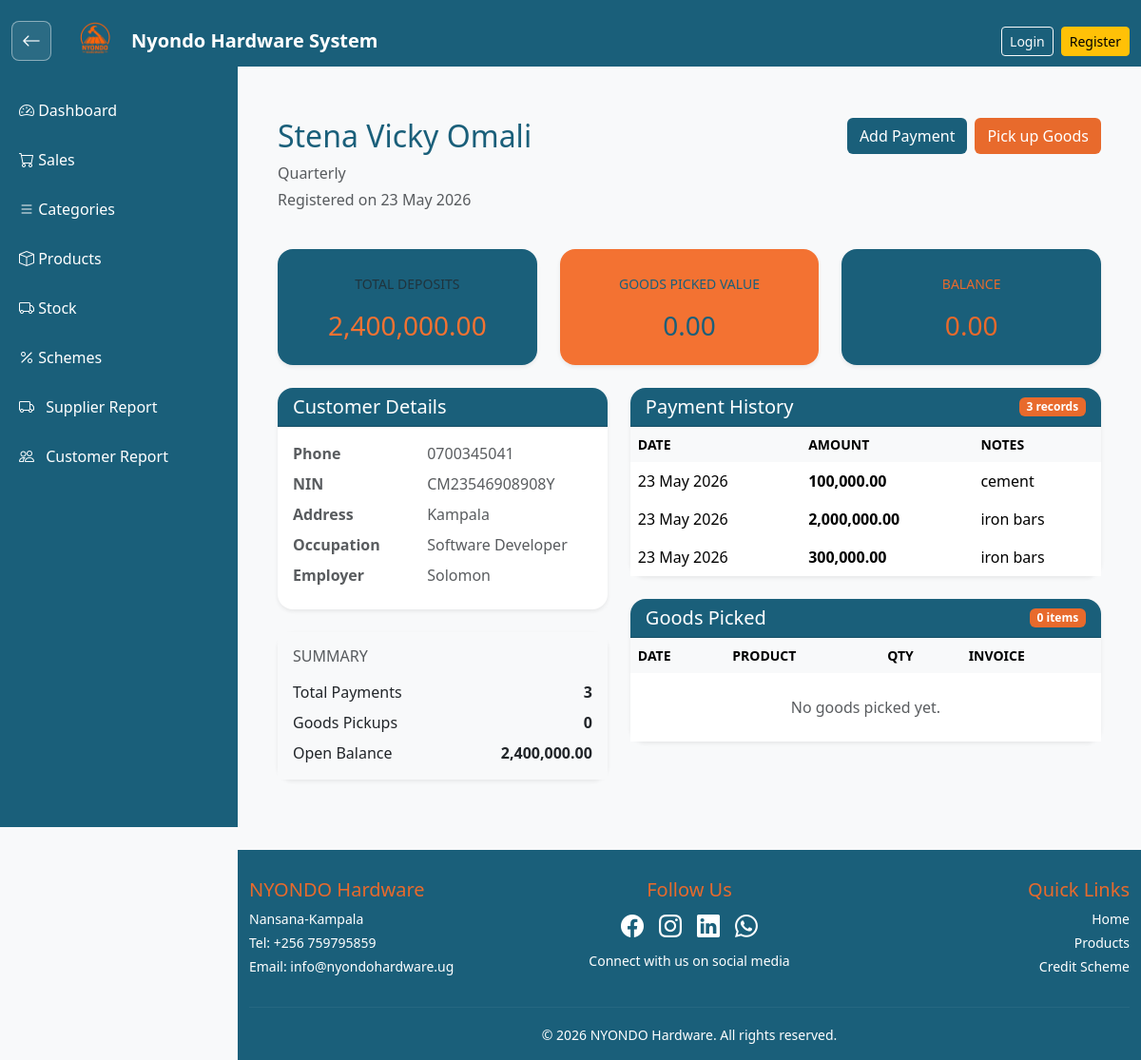
/schemeapp/customer/9/, run on the app's committed database.
### schemeapp/models.py (models this page shows, shortened)
class SchemeCustomer(models.Model):
    full_name = models.CharField(max_length=255)
    nin_number = models.CharField(max_length=20, unique=True)
    phone_number = models.CharField(max_length=20)
    address = models.TextField()
    occupation = models.CharField(max_length=255)
    employer_name = models.CharField(max_length=255)
    payment_plan = models.CharField(max_length=255, blank=True, null=True)
    date_registered = models.DateField(default=timezone.now)

class SchemePayment(models.Model):
    customer = models.ForeignKey(SchemeCustomer, on_delete=models.CASCADE)
    amount_paid = models.DecimalField(max_digits=10, decimal_places=2)
    payment_date = models.DateField(auto_now_add=True)
    notes = models.TextField(blank=True, null=True)

### schemeapp/views.py (the view)
# urls.py: path("customer/<int:customer_id>/", views.customer_scheme_detail, name="customer_scheme_detail"),
def customer_scheme_detail(request, customer_id):
    customer = get_object_or_404(SchemeCustomer, id=customer_id)
    payments = SchemePayment.objects.filter(customer=customer)
    pickups = SchemeGoodsPickup.objects.filter(customer=customer)
    total_paid = sum(payment.amount_paid for payment in payments)
    total_goods_value = sum(
      pickup.quantity_taken * pickup.product.unit_price for pickup in pickups
    )
    balance = total_paid - total_goods_value
    return render(request,'customer_scheme_detail.html', {
        'customer': customer,
        'payments': payments,
        'pickups': pickups,
        "total_paid": total_paid,
        "total_goods_value": total_goods_value,
        'balance': balance,
    })

### schemeapp/templates/customer_scheme_detail.html
{% extends 'base.html' %}
{% load humanize %}
{% block content %}
<div class="container py-4">
    <div class="d-flex flex-column flex-md-row justify-content-between align-items-start gap-3 mb-4">
        <div>
            <h2 class="mb-2" style="color: #1a5f7a;">{{ customer.full_name }}</h2>
            <p class="text-muted mb-1">{{ customer.payment_plan }}</p>
            <p class="text-muted">Registered on {{ customer.date_registered|date:'j M Y' }}</p>
        </div>
        <div class="d-flex flex-wrap gap-2">
            <a href="{% url 'record_scheme_payment' customer.id %}" class="btn" style="background-color: #1a5f7a; color: white;">Add Payment</a>
            <a href="{% url 'scheme_goods_pickup' customer.id %}" class="btn" style="background-color: #e86a2c; color: white;">Pick up Goods</a>
        </div>
    </div>
    <div class="row gy-3 mb-4">
        <div class="col-md-4">
            <div class="card shadow-sm rounded-4 border-0">
                <div class="card-body text-center px-4 py-4" style="background-color: #1a5f7a; border-radius: 1rem;">
                    <small class="text-uppercase text-muted" style="color: #e86a2c;">Total Deposits</small>
                    <h3 class="mt-3 mb-0" style="color: #f37232;">{{ total_paid|floatformat:2|intcomma }}</h3>
                </div>
            </div>
        </div>
        <div class="col-md-4">
            <div class="card shadow-sm rounded-4 border-0">
                <div class="card-body text-center px-4 py-4" style="background-color: #f37232; border-radius: 1rem; color: #1a5f7a;">
                    <small class="text-uppercase text-white-75">Goods Picked Value</small>
                    <h3 class="mt-3 mb-0">{{ total_goods_value|floatformat:2|intcomma }}</h3>
                </div>
            </div>
        </div>
                 <div class="col-md-4">
            <div class="card shadow-sm rounded-4 border-0">
                <div class="card-body text-center px-4 py-4" style="background-color: #1a5f7a; border-radius: 1rem; color: #e86a2c;">
                    <small class="text-uppercase text-white-75">Balance</small>
                    <h3 class="mt-3 mb-0">{{ total_goods_value|floatformat:2|intcomma }}</h3>
                </div>
            </div>
        </div>
    </div>
    <div class="row gy-4">
        <div class="col-lg-5">
            <div class="card shadow-sm rounded-4 border-0 mb-4">
                <div class="card-header" style="background-color: #1a5f7a; color: white; border-top-left-radius: 1rem; border-top-right-radius: 1rem;">
                    <h5 class="mb-0">Customer Details</h5>
                </div>
                <div class="card-body">
                    <dl class="row text-muted mb-0">
                        <dt class="col-5">Phone</dt>
                        <dd class="col-7">{{ customer.phone_number }}</dd>
                        <dt class="col-5">NIN</dt>
                        <dd class="col-7">{{ customer.nin_number }}</dd>
                        <dt class="col-5">Address</dt>
                        <dd class="col-7">{{ customer.address }}</dd>
                        <dt class="col-5">Occupation</dt>
                        <dd class="col-7">{{ customer.occupation }}</dd>
                        <dt class="col-5">Employer</dt>
                        <dd class="col-7">{{ customer.employer_name }}</dd>
                    </dl>
                </div>
            </div>
            <div class="card shadow-sm rounded-4 border-0">
                <div class="card-body bg-light">
                    <h6 class="text-uppercase text-muted mb-3">Summary</h6>
                    <div class="d-flex justify-content-between align-items-center mb-2">
                        <span>Total Payments</span>
                        <strong>{{ payments|length }}</strong>
                    </div>
                    <div class="d-flex justify-content-between align-items-center mb-2">
                        <span>Goods Pickups</span>
                        <strong>{{ pickups|length }}</strong>
                    </div>
                    <div class="d-flex justify-content-between align-items-center">
                        <span>Open Balance</span>
                        <strong>{{ balance|floatformat:2|intcomma }}</strong>
                    </div>
                </div>
            </div>
        </div>
        <div class="col-lg-7">
            <div class="card shadow-sm rounded-4 border-0 mb-4">
                <div class="card-header" style="background-color: #1a5f7a; color: white; border-top-left-radius: 1rem; border-top-right-radius: 1rem;">
                    <div class="d-flex justify-content-between align-items-center">
                        <h5 class="mb-0">Payment History</h5>
                        <span class="badge" style="background-color: #e86a2c; color: white;">{{ payments|length }} records</span>
                    </div>
                </div>
                <div class="card-body p-0">
                    <div class="table-responsive">
                        <table class="table table-borderless align-middle mb-0">
                            <thead class="table-light small text-uppercase">
                                <tr>
                                    <th>Date</th>
                                    <th>Amount</th>
                                    <th>Notes</th>
                                </tr>
                            </thead>
                            <tbody>
                                {% for payment in payments %}
                                    <tr>
                                        <td>{{ payment.payment_date|date:"j F Y" }}</td>
                                        <td class="fw-semibold">{{ payment.amount_paid|floatformat:2|intcomma }}</td>
                                        <td>{{ payment.notes|default:'—' }}</td>
                                    </tr>
                                {% empty %}
                                    <tr>
                                        <td colspan="3" class="text-center text-muted py-4">No payments recorded yet.</td>
                                    </tr>
                                {% endfor %}
                            </tbody>
                        </table>
                    </div>
                </div>
            </div>
            <div class="card shadow-sm rounded-4 border-0">
                <div class="card-header" style="background-color: #1a5f7a; color: white; border-top-left-radius: 1rem; border-top-right-radius: 1rem;">
                    <div class="d-flex justify-content-between align-items-center">
                        <h5 class="mb-0">Goods Picked</h5>
                        <span class="badge" style="background-color: #e86a2c; color: white;">{{ pickups|length }} items</span>
                    </div>
                </div>
                <div class="card-body p-0">
                    <div class="table-responsive">
                        <table class="table table-borderless align-middle mb-0">
                            <thead class="table-light small text-uppercase">
                                <tr>
                                    <th>Date</th>
                                    <th>Product</th>
                                    <th>Qty</th>
                                    <th>Invoice</th>
                                </tr>
                            </thead>
                            <tbody>
                                {% for pickup in pickups %}
                                    <tr>
                                        <td>{{ pickup.pickup_date|date:"j F Y" }}</td>
                                        <td>{{ pickup.product.product_name }}</td>
                                        <td>{{ pickup.quantity_taken }}</td>
                                        <td>
                                            {% if pickup.linked_sale %}
                                                <a href="{% url 'invoice' pickup.linked_sale.id %}" class="btn btn-sm btn-outline-dark">Invoice</a>
                                            {% else %}
                                                <span class="text-muted">—</span>
                                            {% endif %}
                                        </td>
                                    </tr>
                                {% empty %}
                                    <tr>
                                        <td colspan="4" class="text-center text-muted py-4">No goods picked yet.</td>
                                    </tr>
                                {% endfor %}
                            </tbody>
                        </table>
                    </div>
                </div>
            </div>
        </div>
    </div>
</div>
{% endblock %}

### templates/nav.html (style rules this page uses)
body { background-color: #f8f9fa; }

### data on the page
SchemeCustomer: full_name "Stena Vicky Omali", payment_plan "Quarterly", date_registered "23 May 2026", phone_number "0700345041", nin_number "CM23546908908Y", address "Kampala", occupation "Software Developer", employer_name "Solomon"
SchemePayment: payment_date "23 May 2026", amount_paid "100,000.00", notes "cement"
SchemePayment: payment_date "23 May 2026", amount_paid "2,000,000.00", notes "iron bars"
SchemePayment: payment_date "23 May 2026", amount_paid "300,000.00", notes "iron bars"

### other printed values
{{ total_paid|floatformat:2|intcomma }} "2,400,000.00"
{{ total_goods_value|floatformat:2|intcomma }} "0.00"
{{ payments|length }} "3"
{{ pickups|length }} "0"
{{ balance|floatformat:2|intcomma }} "2,400,000.00"
